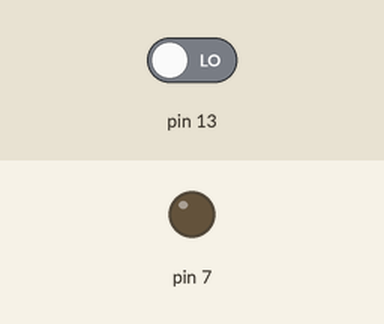
The sketch below on a simulated Arduino Uno, built with avr-gcc and run on an emulated ATmega328P. Parts: output pins drawn as LEDs (lit = HIGH). The inputs (shaded band) are chosen by the test bench; at power-on: pin 13 LOW.

Above: at 1.2 s.
1.3 s: pin 13 driven HIGH
At 2.5 s:
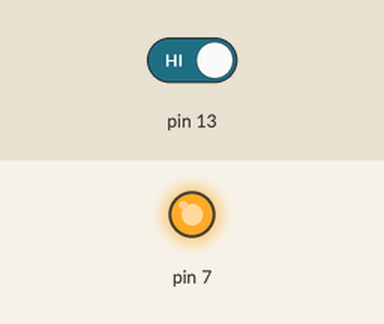
2.8 s: pin 13 driven LOW
At 3.7 s:
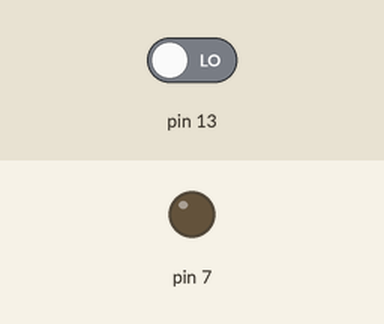
Timing chart, 0 to 5.8 s (numbered marks = the images above; inputs shaded):
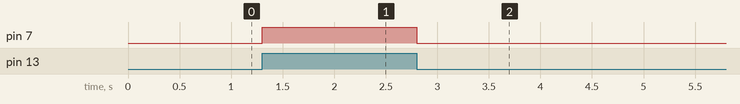

Measured:
- after the input at 1.3 s, pin 7: LOW → HIGH at once
- after the input at 2.8 s, pin 7: HIGH → LOW at once

The sketch:

Kod.ino
```cpp
void setup() {
  pinMode(13,INPUT); //13.Pini Giriş Tanımladık
  pinMode(7,OUTPUT); //7.Pini Çıkış Tanımladık
}
void loop() {
  if(digitalRead(13)==HIGH){ //Butona basınca
    digitalWrite(7,HIGH);//Ledi Aç
  }
  else{ //Butona basmayı bırakınca
    digitalWrite(7,LOW); //Ledi Kapat
  }
}
```
